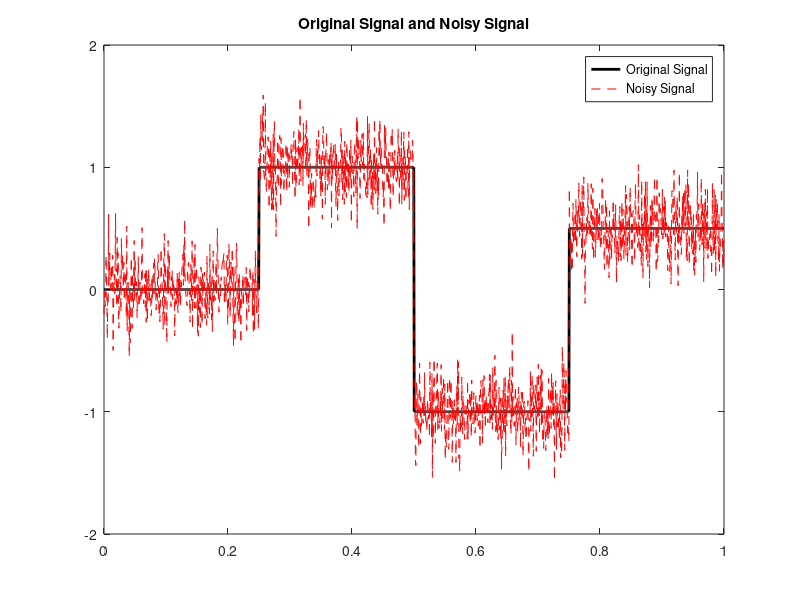

Reproduce this figure in MATLAB. (Note: this script raises an error after producing the figure.)
% Generate a synthetic 1D piecewise constant signal
n = 1500; % Length of the signal
f = zeros(n, 1);

segLength = round(n / 4); % Divide signal into 4 equal parts
x = linspace(0,1,n);
f(1:segLength) = 0; %First semgent
f(segLength+1:2*segLength) = 1;        % Second segment
f(2*segLength+1:3*segLength) = -1;     % Third segment
f(3*segLength+1:end) = 0.5;                 % Fourth segment

% Add Gaussian noise to the signal
noise_std = 0.2;      % Standard deviation of the noise
f_noisy = f + noise_std * randn(size(f));

% Plot the original clean signal and the noisy signal
figure;
plot(x,f, 'k-', 'LineWidth', 2, 'DisplayName', 'Original Signal');
hold on;
plot(x,f_noisy, 'r--', 'DisplayName', 'Noisy Signal');
title('Original Signal and Noisy Signal');
legend show;

h = (x(end)-x(1)) /(N-1); % uniform grid spacing
alpha = (10*h)^2;
% Set Chambolle-Pock algorithm parameters
lambda = 0.25;%/(1*h)^2;%0.2;         % Regularization parameter
tau = 0.0025;           % Step size for the primal variable
sigma = 0.0025;         % Step size for the dual variable
theta = 1;            % Over-relaxation parameter
maxIter = 50000;       % Maximum number of iterations
tol = 1e-6;           % Convergence tolerance

% Run Chambolle-Pock 1D ROF algorithm
[u, iter] = chambolle_pock_1d_ROF(f_noisy, lambda, tau, sigma, theta, maxIter, tol,x,h);

% Plot the denoised signal
figure;
plot(x,f, 'k-', 'LineWidth', 2, 'DisplayName', 'Original Signal');
hold on;
plot(x,f_noisy, 'r--', 'DisplayName', 'Noisy Signal');
plot(x,u, 'b', 'LineWidth', 2, 'DisplayName', 'Denoised Signal (ROF)');
title('Original, Noisy, and Denoised Signals');
legend show;

% Display the number of iterations
fprintf('Chambolle-Pock algorithm converged in %d iterations.\n', iter);



function [u, iter] = chambolle_pock_1d_ROF(f, lambda, tau, sigma, theta, maxIter, tol,x,h)

% Initialize variables
n = length(f);                 % Length of the signal
u = f;                         % Primal variable (initial guess is the input signal)
p = zeros(n, 1);             % Dual variable (n-1 because of finite differences)
ubar = u;                      % Extrapolated variable for u

D = derivativeBackward(x);% Forward finite difference operator
%h = 1;

for iter = 1:maxIter
    
    % 1. Update dual variable (p) using gradient of ubar
    grad_ubar = D*ubar;    % Forward difference for 1D gradient
    p = p + sigma * grad_ubar; 
    p = p ./ max(1, abs(p));   % Proximal operator for dual variable (projection onto l-infinity norm ball)
    
    % 2. Update primal variable (u) using divergence of p
    div_p = D'*p; % Divergence is the negative adjoint of the gradient
    u_old = u;
    u = (u - tau * div_p + tau * lambda * f) / (1 + tau * lambda);
    
    % 3. Extrapolation step for ubar
    ubar = u + theta * (u - u_old);
    
    % Check convergence (using relative change in u)
    if norm(u - u_old) / norm(u) < tol
        break;
    end
end

end

function D = derivative(x)
D = derivativeCentral(x);
%D = derivativeBackward(x);
end

function divP = divergence(p,D)
divP = D'*p;
end


function [D] = derivativeBackward(x)
N = length(x);
h = (x(end)-x(1)) /(N-1); 
xb = x(2:end)-x(1:end-1);
B = zeros(N,2);
B(2:N,1)=-1./xb; B(2:N,2)=1./xb;
dx = x(2)-x(1); B(1,1)=-1/dx;B(1,2)=1/dx;
D = spdiags(B,[-1 0],N,N);
D = D*h;
%D = D;
end

function [D] = derivativeCentral(x)
N = length(x);
h = (x(end)-x(1)) /(N-1); 
dxm = x(2:end-1)-x(1:end-2);
dxp = x(3:end)-x(2:end-1);
a = -dxp./(dxm.*(dxm+dxp));
b = (dxp - dxm)./(dxm.*dxp);
c = dxm./(dxp.*(dxm+dxp));
A = zeros(N,3); A(2:N-1,1)=a; A(2:N-1,2)=b; A(2:N-1,3)=c;
dx = x(2)-x(1); A(1,1)=-1/dx;A(1,2)=0;A(1,3)=1/dx;
dx = x(end)-x(end-1); A(end,1)=-1/dx;A(end,2)=0;A(end,3)=1/dx;
D = spdiags(A,[-1 0 1],N,N);
D = D*h;
%D = D;
end
